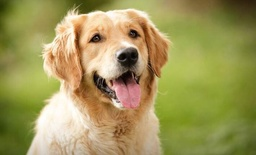
#> input picture golden-retriever-tongue-out.jpg, 256 x 155 px, shrunk from 710 x 430 before the run
$ jupyter execute Vaibhav_DSP_project.ipynb
#> lines starting #> are read from the running program, lines starting #| are printed output that depends on the picture
# 1. Blurring the Original Image

[cell 1]
import cv2
import numpy as np
import matplotlib.pyplot as plt
from scipy.signal import convolve2d

# Read the original image
image = cv2.imread('golden-retriever-tongue-out.jpg', cv2.IMREAD_GRAYSCALE)
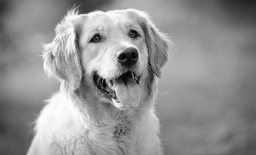
#> image: shape (155, 256); min 1, max 255, mean 147
if image is None:
    # Use a default image if the specified one is not found
    image = cv2.imread(cv2.samples.findFile('lena.jpg'), cv2.IMREAD_GRAYSCALE)

plt.imshow(image, cmap='gray')
plt.title('Original Image')
plt.axis('off')
plt.show()

# Creating a Motion Blur Kernel

[cell 2]
def motion_blur_kernel(length, angle):
#> called with length = 11, angle = 30
    size = length
    kernel = np.zeros((size, size))
    center = size // 2
    angle = np.deg2rad(angle)
    cos_val = np.cos(angle)
    sin_val = np.sin(angle)
    for i in range(size):
        x = center + (i - center) * cos_val
        y = center + (i - center) * sin_val
        kernel[int(y), int(x)] = 1
    kernel = kernel / np.sum(kernel)
    return kernel

# Define kernel parameters
kernel_length = 11          # 15 was real value
kernel_angle = 30  # in degrees

kernel = motion_blur_kernel(kernel_length, kernel_angle)
plt.imshow(kernel, cmap='gray')
plt.title('Motion Blur Kernel')
plt.axis('off')
plt.show()
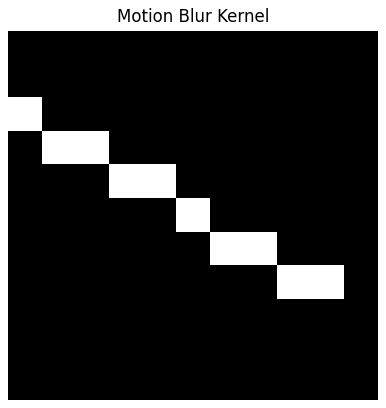
#> figure drawn by matplotlib, 1 panel

# Blurring the Image

[cell 3]
# Convolve the image with the kernel
blurred = convolve2d(image, kernel, boundary='symm', mode='same')
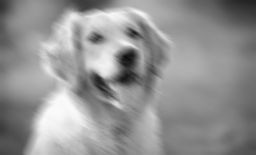
#> blurred: shape (155, 256) float64; min 12.9, max 251.1, mean 147.1

plt.imshow(blurred, cmap='gray')
plt.title('Blurred Image')
plt.axis('off')
plt.show()
